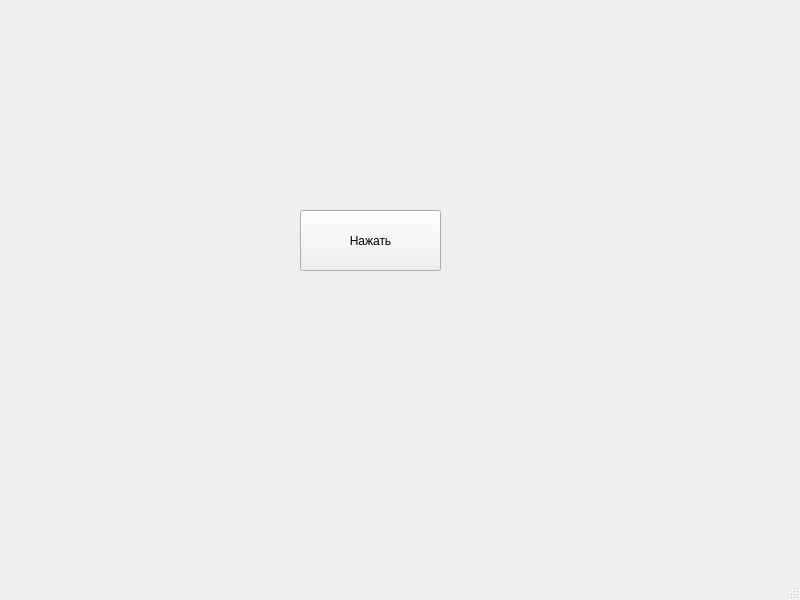
<?xml version="1.0" encoding="UTF-8"?>
<ui version="4.0">
 <class>MainWindow</class>
 <widget class="QMainWindow" name="MainWindow">
  <property name="geometry">
   <rect>
    <x>0</x>
    <y>0</y>
    <width>800</width>
    <height>600</height>
   </rect>
  </property>
  <property name="windowTitle">
   <string>MainWindow</string>
  </property>
  <widget class="QWidget" name="centralwidget">
   <widget class="QPushButton" name="pushButton">
    <property name="geometry">
     <rect>
      <x>300</x>
      <y>210</y>
      <width>141</width>
      <height>61</height>
     </rect>
    </property>
    <property name="text">
     <string>Нажать</string>
    </property>
   </widget>
  </widget>
  <widget class="QMenuBar" name="menubar">
   <property name="geometry">
    <rect>
     <x>0</x>
     <y>0</y>
     <width>800</width>
     <height>21</height>
    </rect>
   </property>
  </widget>
  <widget class="QStatusBar" name="statusbar"/>
 </widget>
 <resources/>
 <connections/>
</ui>
